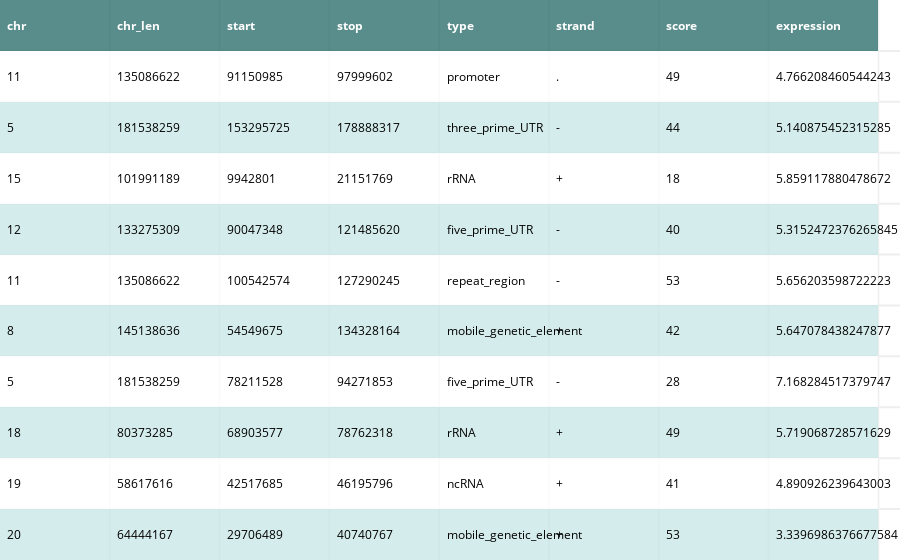

The cell this chart's notebook holds for it:
### Code cell
sample = alt_facts.sample(10)

colorscale=[[0, '#226764'], [0.5, 'white'],  [1, '#C6E6E5']]
table = ff.create_table(sample, colorscale=colorscale)
py.iplot(table, filename='table', image='png')

### Figure 1 — Plotly figure (JSON) as saved in the notebook; plotly's stock layout.template omitted (floating-point values rounded to 4 significant figures)
{"data": [{"colorscale": [[0, "#226764"], [0.5, "white"], [1, "#C6E6E5"]], "hoverinfo": "none", "opacity": 0.75, "showscale": false, "type": "heatmap", "uid": "b5640a", "z": [[0, 0, 0, 0, 0, 0, 0, 0], [0.5, 0.5, 0.5, 0.5, 0.5, 0.5, 0.5, 0.5], [1, 1, 1, 1, 1, 1, 1, 1], [0.5, 0.5, 0.5, 0.5, 0.5, 0.5, 0.5, 0.5], [1, 1, 1, 1, 1, 1, 1, 1], [0.5, 0.5, 0.5, 0.5, 0.5, 0.5, 0.5, 0.5], [1, 1, 1, 1, 1, 1, 1, 1], [0.5, 0.5, 0.5, 0.5, 0.5, 0.5, 0.5, 0.5], [1, 1, 1, 1, 1, 1, 1, 1], [0.5, 0.5, 0.5, 0.5, 0.5, 0.5, 0.5, 0.5], [1, 1, 1, 1, 1, 1, 1, 1]], "zauto": true, "zmax": 1, "zmin": 0}], "layout": {"annotations": [{"align": "left", "font": {"color": "#ffffff"}, "showarrow": false, "text": "<b>chr</b>", "x": -0.45, "xanchor": "left", "xref": "x", "y": 0, "yref": "y"}, {"align": "left", "font": {"color": "#ffffff"}, "showarrow": false, "text": "<b>chr_len</b>", "x": 0.55, "xanchor": "left", "xref": "x", "y": 0, "yref": "y"}, {"align": "left", "font": {"color": "#ffffff"}, "showarrow": false, "text": "<b>start</b>", "x": 1.55, "xanchor": "left", "xref": "x", "y": 0, "yref": "y"}, {"align": "left", "font": {"color": "#ffffff"}, "showarrow": false, "text": "<b>stop</b>", "x": 2.55, "xanchor": "left", "xref": "x", "y": 0, "yref": "y"}, {"align": "left", "font": {"color": "#ffffff"}, "showarrow": false, "text": "<b>type</b>", "x": 3.55, "xanchor": "left", "xref": "x", "y": 0, "yref": "y"}, {"align": "left", "font": {"color": "#ffffff"}, "showarrow": false, "text": "<b>strand</b>", "x": 4.55, "xanchor": "left", "xref": "x", "y": 0, "yref": "y"}, {"align": "left", "font": {"color": "#ffffff"}, "showarrow": false, "text": "<b>score</b>", "x": 5.55, "xanchor": "left", "xref": "x", "y": 0, "yref": "y"}, {"align": "left", "font": {"color": "#ffffff"}, "showarrow": false, "text": "<b>expression</b>", "x": 6.55, "xanchor": "left", "xref": "x", "y": 0, "yref": "y"}, {"align": "left", "font": {"color": "#000000"}, "showarrow": false, "text": "11", "x": -0.45, "xanchor": "left", "xref": "x", "y": 1, "yref": "y"}, {"align": "left", "font": {"color": "#000000"}, "showarrow": false, "text": "135086622", "x": 0.55, "xanchor": "left", "xref": "x", "y": 1, "yref": "y"}, {"align": "left", "font": {"color": "#000000"}, "showarrow": false, "text": "91150985", "x": 1.55, "xanchor": "left", "xref": "x", "y": 1, "yref": "y"}, {"align": "left", "font": {"color": "#000000"}, "showarrow": false, "text": "97999602", "x": 2.55, "xanchor": "left", "xref": "x", "y": 1, "yref": "y"}, {"align": "left", "font": {"color": "#000000"}, "showarrow": false, "text": "promoter", "x": 3.55, "xanchor": "left", "xref": "x", "y": 1, "yref": "y"}, {"align": "left", "font": {"color": "#000000"}, "showarrow": false, "text": ".", "x": 4.55, "xanchor": "left", "xref": "x", "y": 1, "yref": "y"}, {"align": "left", "font": {"color": "#000000"}, "showarrow": false, "text": "49", "x": 5.55, "xanchor": "left", "xref": "x", "y": 1, "yref": "y"}, {"align": "left", "font": {"color": "#000000"}, "showarrow": false, "text": "4.766208460544243", "x": 6.55, "xanchor": "left", "xref": "x", "y": 1, "yref": "y"}, {"align": "left", "font": {"color": "#000000"}, "showarrow": false, "text": "5", "x": -0.45, "xanchor": "left", "xref": "x", "y": 2, "yref": "y"}, {"align": "left", "font": {"color": "#000000"}, "showarrow": false, "text": "181538259", "x": 0.55, "xanchor": "left", "xref": "x", "y": 2, "yref": "y"}, {"align": "left", "font": {"color": "#000000"}, "showarrow": false, "text": "153295725", "x": 1.55, "xanchor": "left", "xref": "x", "y": 2, "yref": "y"}, {"align": "left", "font": {"color": "#000000"}, "showarrow": false, "text": "178888317", "x": 2.55, "xanchor": "left", "xref": "x", "y": 2, "yref": "y"}, {"align": "left", "font": {"color": "#000000"}, "showarrow": false, "text": "three_prime_UTR", "x": 3.55, "xanchor": "left", "xref": "x", "y": 2, "yref": "y"}, {"align": "left", "font": {"color": "#000000"}, "showarrow": false, "text": "-", "x": 4.55, "xanchor": "left", "xref": "x", "y": 2, "yref": "y"}, {"align": "left", "font": {"color": "#000000"}, "showarrow": false, "text": "44", "x": 5.55, "xanchor": "left", "xref": "x", "y": 2, "yref": "y"}, {"align": "left", "font": {"color": "#000000"}, "showarrow": false, "text": "5.140875452315285", "x": 6.55, "xanchor": "left", "xref": "x", "y": 2, "yref": "y"}, {"align": "left", "font": {"color": "#000000"}, "showarrow": false, "text": "15", "x": -0.45, "xanchor": "left", "xref": "x", "y": 3, "yref": "y"}, {"align": "left", "font": {"color": "#000000"}, "showarrow": false, "text": "101991189", "x": 0.55, "xanchor": "left", "xref": "x", "y": 3, "yref": "y"}, {"align": "left", "font": {"color": "#000000"}, "showarrow": false, "text": "9942801", "x": 1.55, "xanchor": "left", "xref": "x", "y": 3, "yref": "y"}, {"align": "left", "font": {"color": "#000000"}, "showarrow": false, "text": "21151769", "x": 2.55, "xanchor": "left", "xref": "x", "y": 3, "yref": "y"}, {"align": "left", "font": {"color": "#000000"}, "showarrow": false, "text": "rRNA", "x": 3.55, "xanchor": "left", "xref": "x", "y": 3, "yref": "y"}, {"align": "left", "font": {"color": "#000000"}, "showarrow": false, "text": "+", "x": 4.55, "xanchor": "left", "xref": "x", "y": 3, "yref": "y"}, {"align": "left", "font": {"color": "#000000"}, "showarrow": false, "text": "18", "x": 5.55, "xanchor": "left", "xref": "x", "y": 3, "yref": "y"}, {"align": "left", "font": {"color": "#000000"}, "showarrow": false, "text": "5.859117880478672", "x": 6.55, "xanchor": "left", "xref": "x", "y": 3, "yref": "y"}, {"align": "left", "font": {"color": "#000000"}, "showarrow": false, "text": "12", "x": -0.45, "xanchor": "left", "xref": "x", "y": 4, "yref": "y"}, {"align": "left", "font": {"color": "#000000"}, "showarrow": false, "text": "133275309", "x": 0.55, "xanchor": "left", "xref": "x", "y": 4, "yref": "y"}, {"align": "left", "font": {"color": "#000000"}, "showarrow": false, "text": "90047348", "x": 1.55, "xanchor": "left", "xref": "x", "y": 4, "yref": "y"}, {"align": "left", "font": {"color": "#000000"}, "showarrow": false, "text": "121485620", "x": 2.55, "xanchor": "left", "xref": "x", "y": 4, "yref": "y"}, {"align": "left", "font": {"color": "#000000"}, "showarrow": false, "text": "five_prime_UTR", "x": 3.55, "xanchor": "left", "xref": "x", "y": 4, "yref": "y"}, {"align": "left", "font": {"color": "#000000"}, "showarrow": false, "text": "-", "x": 4.55, "xanchor": "left", "xref": "x", "y": 4, "yref": "y"}, {"align": "left", "font": {"color": "#000000"}, "showarrow": false, "text": "40", "x": 5.55, "xanchor": "left", "xref": "x", "y": 4, "yref": "y"}, {"align": "left", "font": {"color": "#000000"}, "showarrow": false, "text": "5.3152472376265845", "x": 6.55, "xanchor": "left", "xref": "x", "y": 4, "yref": "y"}, {"align": "left", "font": {"color": "#000000"}, "showarrow": false, "text": "11", "x": -0.45, "xanchor": "left", "xref": "x", "y": 5, "yref": "y"}, {"align": "left", "font": {"color": "#000000"}, "showarrow": false, "text": "135086622", "x": 0.55, "xanchor": "left", "xref": "x", "y": 5, "yref": "y"}, {"align": "left", "font": {"color": "#000000"}, "showarrow": false, "text": "100542574", "x": 1.55, "xanchor": "left", "xref": "x", "y": 5, "yref": "y"}, {"align": "left", "font": {"color": "#000000"}, "showarrow": false, "text": "127290245", "x": 2.55, "xanchor": "left", "xref": "x", "y": 5, "yref": "y"}, {"align": "left", "font": {"color": "#000000"}, "showarrow": false, "text": "repeat_region", "x": 3.55, "xanchor": "left", "xref": "x", "y": 5, "yref": "y"}, {"align": "left", "font": {"color": "#000000"}, "showarrow": false, "text": "-", "x": 4.55, "xanchor": "left", "xref": "x", "y": 5, "yref": "y"}, {"align": "left", "font": {"color": "#000000"}, "showarrow": false, "text": "53", "x": 5.55, "xanchor": "left", "xref": "x", "y": 5, "yref": "y"}, {"align": "left", "font": {"color": "#000000"}, "showarrow": false, "text": "5.656203598722223", "x": 6.55, "xanchor": "left", "xref": "x", "y": 5, "yref": "y"}, {"align": "left", "font": {"color": "#000000"}, "showarrow": false, "text": "8", "x": -0.45, "xanchor": "left", "xref": "x", "y": 6, "yref": "y"}, {"align": "left", "font": {"color": "#000000"}, "showarrow": false, "text": "145138636", "x": 0.55, "xanchor": "left", "xref": "x", "y": 6, "yref": "y"}, {"align": "left", "font": {"color": "#000000"}, "showarrow": false, "text": "54549675", "x": 1.55, "xanchor": "left", "xref": "x", "y": 6, "yref": "y"}, {"align": "left", "font": {"color": "#000000"}, "showarrow": false, "text": "134328164", "x": 2.55, "xanchor": "left", "xref": "x", "y": 6, "yref": "y"}, {"align": "left", "font": {"color": "#000000"}, "showarrow": false, "text": "mobile_genetic_element", "x": 3.55, "xanchor": "left", "xref": "x", "y": 6, "yref": "y"}, {"align": "left", "font": {"color": "#000000"}, "showarrow": false, "text": "+", "x": 4.55, "xanchor": "left", "xref": "x", "y": 6, "yref": "y"}, {"align": "left", "font": {"color": "#000000"}, "showarrow": false, "text": "42", "x": 5.55, "xanchor": "left", "xref": "x", "y": 6, "yref": "y"}, {"align": "left", "font": {"color": "#000000"}, "showarrow": false, "text": "5.647078438247877", "x": 6.55, "xanchor": "left", "xref": "x", "y": 6, "yref": "y"}, {"align": "left", "font": {"color": "#000000"}, "showarrow": false, "text": "5", "x": -0.45, "xanchor": "left", "xref": "x", "y": 7, "yref": "y"}, {"align": "left", "font": {"color": "#000000"}, "showarrow": false, "text": "181538259", "x": 0.55, "xanchor": "left", "xref": "x", "y": 7, "yref": "y"}, {"align": "left", "font": {"color": "#000000"}, "showarrow": false, "text": "78211528", "x": 1.55, "xanchor": "left", "xref": "x", "y": 7, "yref": "y"}, {"align": "left", "font": {"color": "#000000"}, "showarrow": false, "text": "94271853", "x": 2.55, "xanchor": "left", "xref": "x", "y": 7, "yref": "y"}, {"align": "left", "font": {"color": "#000000"}, "showarrow": false, "text": "five_prime_UTR", "x": 3.55, "xanchor": "left", "xref": "x", "y": 7, "yref": "y"}, {"align": "left", "font": {"color": "#000000"}, "showarrow": false, "text": "-", "x": 4.55, "xanchor": "left", "xref": "x", "y": 7, "yref": "y"}, {"align": "left", "font": {"color": "#000000"}, "showarrow": false, "text": "28", "x": 5.55, "xanchor": "left", "xref": "x", "y": 7, "yref": "y"}, {"align": "left", "font": {"color": "#000000"}, "showarrow": false, "text": "7.168284517379747", "x": 6.55, "xanchor": "left", "xref": "x", "y": 7, "yref": "y"}, {"align": "left", "font": {"color": "#000000"}, "showarrow": false, "text": "18", "x": -0.45, "xanchor": "left", "xref": "x", "y": 8, "yref": "y"}, {"align": "left", "font": {"color": "#000000"}, "showarrow": false, "text": "80373285", "x": 0.55, "xanchor": "left", "xref": "x", "y": 8, "yref": "y"}, {"align": "left", "font": {"color": "#000000"}, "showarrow": false, "text": "68903577", "x": 1.55, "xanchor": "left", "xref": "x", "y": 8, "yref": "y"}, {"align": "left", "font": {"color": "#000000"}, "showarrow": false, "text": "78762318", "x": 2.55, "xanchor": "left", "xref": "x", "y": 8, "yref": "y"}, {"align": "left", "font": {"color": "#000000"}, "showarrow": false, "text": "rRNA", "x": 3.55, "xanchor": "left", "xref": "x", "y": 8, "yref": "y"}, {"align": "left", "font": {"color": "#000000"}, "showarrow": false, "text": "+", "x": 4.55, "xanchor": "left", "xref": "x", "y": 8, "yref": "y"}, {"align": "left", "font": {"color": "#000000"}, "showarrow": false, "text": "49", "x": 5.55, "xanchor": "left", "xref": "x", "y": 8, "yref": "y"}, {"align": "left", "font": {"color": "#000000"}, "showarrow": false, "text": "5.719068728571629", "x": 6.55, "xanchor": "left", "xref": "x", "y": 8, "yref": "y"}, {"align": "left", "font": {"color": "#000000"}, "showarrow": false, "text": "19", "x": -0.45, "xanchor": "left", "xref": "x", "y": 9, "yref": "y"}, {"align": "left", "font": {"color": "#000000"}, "showarrow": false, "text": "58617616", "x": 0.55, "xanchor": "left", "xref": "x", "y": 9, "yref": "y"}, {"align": "left", "font": {"color": "#000000"}, "showarrow": false, "text": "42517685", "x": 1.55, "xanchor": "left", "xref": "x", "y": 9, "yref": "y"}, {"align": "left", "font": {"color": "#000000"}, "showarrow": false, "text": "46195796", "x": 2.55, "xanchor": "left", "xref": "x", "y": 9, "yref": "y"}, {"align": "left", "font": {"color": "#000000"}, "showarrow": false, "text": "ncRNA", "x": 3.55, "xanchor": "left", "xref": "x", "y": 9, "yref": "y"}, {"align": "left", "font": {"color": "#000000"}, "showarrow": false, "text": "+", "x": 4.55, "xanchor": "left", "xref": "x", "y": 9, "yref": "y"}, {"align": "left", "font": {"color": "#000000"}, "showarrow": false, "text": "41", "x": 5.55, "xanchor": "left", "xref": "x", "y": 9, "yref": "y"}, {"align": "left", "font": {"color": "#000000"}, "showarrow": false, "text": "4.890926239643003", "x": 6.55, "xanchor": "left", "xref": "x", "y": 9, "yref": "y"}, {"align": "left", "font": {"color": "#000000"}, "showarrow": false, "text": "20", "x": -0.45, "xanchor": "left", "xref": "x", "y": 10, "yref": "y"}, {"align": "left", "font": {"color": "#000000"}, "showarrow": false, "text": "64444167", "x": 0.55, "xanchor": "left", "xref": "x", "y": 10, "yref": "y"}, {"align": "left", "font": {"color": "#000000"}, "showarrow": false, "text": "29706489", "x": 1.55, "xanchor": "left", "xref": "x", "y": 10, "yref": "y"}, {"align": "left", "font": {"color": "#000000"}, "showarrow": false, "text": "40740767", "x": 2.55, "xanchor": "left", "xref": "x", "y": 10, "yref": "y"}, {"align": "left", "font": {"color": "#000000"}, "showarrow": false, "text": "mobile_genetic_element", "x": 3.55, "xanchor": "left", "xref": "x", "y": 10, "yref": "y"}, {"align": "left", "font": {"color": "#000000"}, "showarrow": false, "text": "+", "x": 4.55, "xanchor": "left", "xref": "x", "y": 10, "yref": "y"}, {"align": "left", "font": {"color": "#000000"}, "showarrow": false, "text": "53", "x": 5.55, "xanchor": "left", "xref": "x", "y": 10, "yref": "y"}, {"align": "left", "font": {"color": "#000000"}, "showarrow": false, "text": "3.3396986376677584", "x": 6.55, "xanchor": "left", "xref": "x", "y": 10, "yref": "y"}], "autosize": true, "margin": {"b": 0, "l": 0, "r": 0, "t": 0}, "xaxis": {"autorange": true, "dtick": 1, "gridwidth": 2, "range": [-0.5, 7.627], "showticklabels": false, "tick0": -0.5, "ticks": "", "zeroline": false}, "yaxis": {"autorange": true, "dtick": 1, "gridwidth": 2, "range": [10.5, -0.5], "showticklabels": false, "tick0": 0.5, "ticks": "", "zeroline": false}}}
